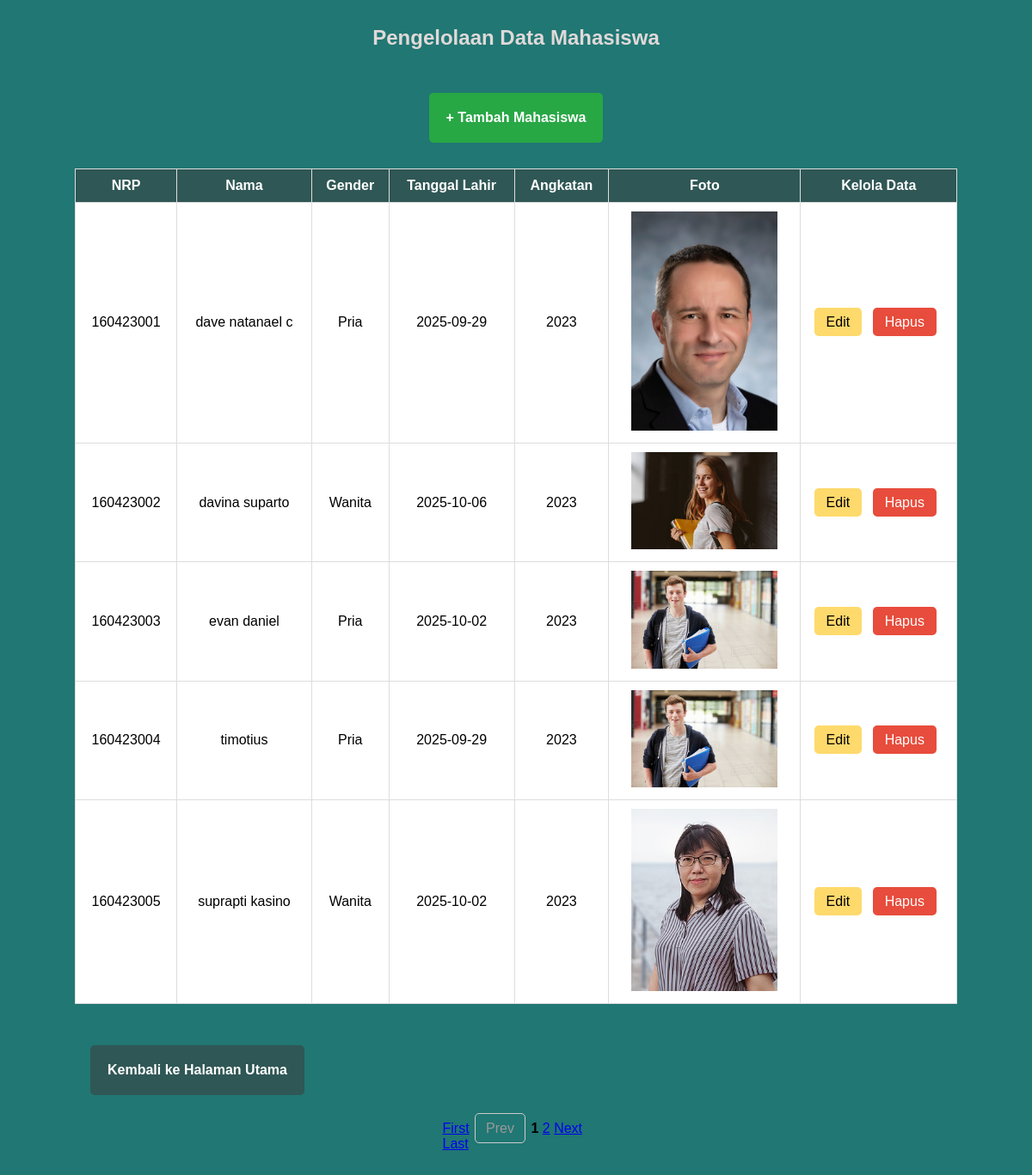
Page /admin_tabelmahasiswa.php (signed in) on the committed database.
### tables this page shows
CREATE TABLE `mahasiswa` (
  `nrp` char(9) NOT NULL,
  `nama` varchar(45) DEFAULT NULL,
  `gender` enum('Pria','Wanita') DEFAULT NULL,
  `tanggal_lahir` date DEFAULT NULL,
  `angkatan` year(4) DEFAULT NULL,
  `foto_extention` varchar(4) DEFAULT NULL
);

### admin_tabelmahasiswa.php (the view, shortened to what this page needs)
<?php
if (isset($_GET['cboPage'])) {
    $perpage = (int) $_GET['cboPage'];
} else {
    $perpage = 5;
}
if (isset($_GET['p'])) {
    $p = (int) $_GET['p'];
    if ($p < 1) {
        $p = 1;
    }
} else {
    $p = 1;
}
$con = new mysqli("localhost", "root", "", "fullstack");
$sql_total = "SELECT COUNT(nrp) AS total FROM mahasiswa";
$result_total = $con->query($sql_total);
$row_total = $result_total->fetch_assoc();
$totaldata = (int) $row_total['total'];
$totalpage = ceil($totaldata / $perpage);
$start = ($p - 1) * $perpage;
?>
<!DOCTYPE html>
<html>
<head>
</head>
<body>
    <h2>Pengelolaan Data Mahasiswa</h2>
    <div style="text-align:center;">
        <a href="insertmahasiswa.php" class="btnTambah">+ Tambah Mahasiswa</a>
    </div>
    <table>
        <tr>
            <th>NRP</th>
            <th>Nama</th>
            <th>Gender</th>
            <th>Tanggal Lahir</th>
            <th>Angkatan</th>
            <th>Foto</th>
            <th>Kelola Data</th>
        </tr>
        <?php
        $sql = "SELECT * FROM mahasiswa ORDER BY nrp LIMIT ?, ?";
        $stmt = $con->prepare($sql);
        $stmt->bind_param("ii", $start, $perpage);
        $stmt->execute();
        $result = $stmt->get_result();
        while ($row = $result->fetch_assoc()) {
            echo "<tr>";
            echo "<td>" . $row['nrp'] . "</td>";
            echo "<td>" . $row['nama'] . "</td>";
            echo "<td>" . $row['gender'] . "</td>";
            echo "<td>" . $row['tanggal_lahir'] . "</td>";
            echo "<td>" . $row['angkatan'] . "</td>";
            echo "<td>";
            if ($row['foto_extention']) {
                echo "<img src='foto_mahasiswa/" . $row['nrp'] . "." . $row['foto_extention'] . "' width=170'>";
            }
            echo "</td>";
            echo "<td>";
            echo "<a href='edit_mahasiswa.php?nrp=" . $row['nrp'] . "' class='btnEdit'>Edit</a> ";
            echo "<a href='delete_mahasiswa.php?nrp=" . $row['nrp'] . "' class='btnHapus' onclick='return confirm(\"Yakin hapus mahasiswa?\")'>Hapus</a>";
            echo "</td>";
            echo "</tr>";
        }
        ?>
    </table>
    <br>
    <a href="admin_home.php" class="btnBack">Kembali ke Halaman Utama</a>
    <br>
    <div style="width: 15%; margin: auto;">
        <?php
        echo "<a href='?p=1&cboPage=$perpage'>First</a> ";
        if ($p == 1) {
            echo "<span style='padding: 8px 12px; margin: 0 2px; color: #999; border: 1px solid #ccc; border-radius: 5px;'>Prev</span> ";
        } else {
            $x = $p - 1;
            echo "<a href='?p=$x&cboPage=$perpage'>Prev</a> ";
        }
        for ($i = 1; $i <= $totalpage; $i++) {
            if ($i == $p) {
                echo "<strong>$i</strong> ";
            } else {
                echo "<a href='?p=$i&cboPage=$perpage'>$i</a> ";
            }
        }
        if ($p == $totalpage || $totalpage == 0) {
            echo "<span style='padding: 8px 12px; margin: 0 2px; color: #999; border: 1px solid #ccc; border-radius: 5px;'>Next</span> ";
        } else {
            $x = $p + 1;
            echo "<a href='?p=$x&cboPage=$perpage'>Next</a> ";
        }
        echo "<a href='?p=$totalpage&cboPage=$perpage'>Last</a>";
        ?>
    </div>
</body>
</html>

### admin_tabelmahasiswa.php (style rules this page uses)
body { font-family: sans-serif; margin: 30px; background-color: #217773ff; }
h2 { color: #E0D9D9; text-align: center; margin-bottom: 20px; }
.btnTambah { display: inline-block; padding: 20px; margin: 30px; border-radius: 5px; text-decoration: none; color: white; background-color: #28a745; font-weight: bold; }
.btnBack { display: inline-block; padding: 20px; margin: 30px; margin-left: 75px; border-radius: 5px; text-decoration: none; color: white; background-color: #2F5755; font-weight: bold; }
.btnEdit { background-color: #feda6cff; color: black; border: none; border-radius: 5px; padding: 8px 14px; text-decoration: none; }
.btnHapus { background-color: #e74c3c; color: white; width: 60px; height: 35px; border: none; border-radius: 5px; margin: 5%; padding: 8px 14px; text-decoration: none; }
table { width: 90%; background: #fff; margin-left: auto; margin-right: auto; border-collapse: collapse; }
table th, table td { padding: 10px; text-align: center; border: 1px solid #ddd; }
table th { background-color: #2F5755; color: white; }

### rows in the picture
mahasiswa: nrp "160423001", nama "dave natanael c", gender "Pria", tanggal_lahir "2025-09-29", angkatan "2023", nrp+foto_extention (picture)
mahasiswa: nrp "160423002", nama "davina suparto", gender "Wanita", tanggal_lahir "2025-10-06", angkatan "2023", nrp (picture)
mahasiswa: nrp "160423003", nama "evan daniel", gender "Pria", tanggal_lahir "2025-10-02", angkatan "2023", nrp (picture)
mahasiswa: nrp "160423004", nama "timotius", gender "Pria", tanggal_lahir "2025-09-29", angkatan "2023", nrp (picture)
mahasiswa: nrp "160423005", nama "suprapti kasino", gender "Wanita", tanggal_lahir "2025-10-02", angkatan "2023", nrp (picture)
